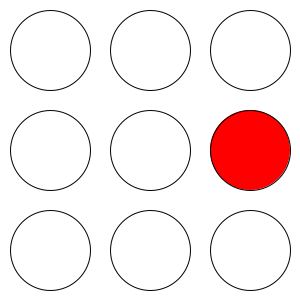
Frame 1 (no input)
Frame 60 (the mouse pressed at the canvas centre just before this capture): identical to frame 1, image omitted
Frame 120 (the mouse held since frame 60 and released just before this capture): identical to frame 1, image omitted

The Processing sketch that drew this single still picture (run headless with seeded random() and noise(); from frame 60 on, the mouse is pressed at the canvas centre):

// Processing sketch: hit_gopher_cry
// ── hit_gopher_cry.pde
//老師好, 我在做期末作業的時候遇到了困難思考好幾天都無法解決 , 
//我的題目是打地鼠 , 我想要讓槌子打到地鼠的時候地鼠會換成哭哭臉的地鼠照片,
//我思考了好久問了好多人都無法解決這個問題,想請老師能指出問題點在哪裡和解決方案。
void setup(){
  size(300,300);
  gopher[1][2]=180;
}
int [][] gopher=new int[3][3];//0:nothing, 正:地鼠出現(紅), 負:哭哭(藍)
void draw(){
  background(255);
  for(int i=0; i<3; i++){
    for(int j=0; j<3; j++){
      if(gopher[i][j]>0){
        fill(255,0,0);//出現,紅色
        gopher[i][j]--;//時間倒數
      }else if(gopher[i][j]<0){
        fill(0,0,255);//哭哭,藍
        gopher[i][j]++;//負的,加到變成0
      }else fill(255);
      ellipse(j*100+50,i*100+50, 80,80);
    }
  }
}
void mousePressed(){
  //ellipse(j*100+50,i*100+50, 80,80); x=j*100+50, j=(x-50)/100 要再換算 j=mouseX/100;
  int j=mouseX/100, i=mouseY/100;
  if(gopher[i][j]>0){
    gopher[i][j]=-60;//要哭哭
    //score+=100;
  }
}
